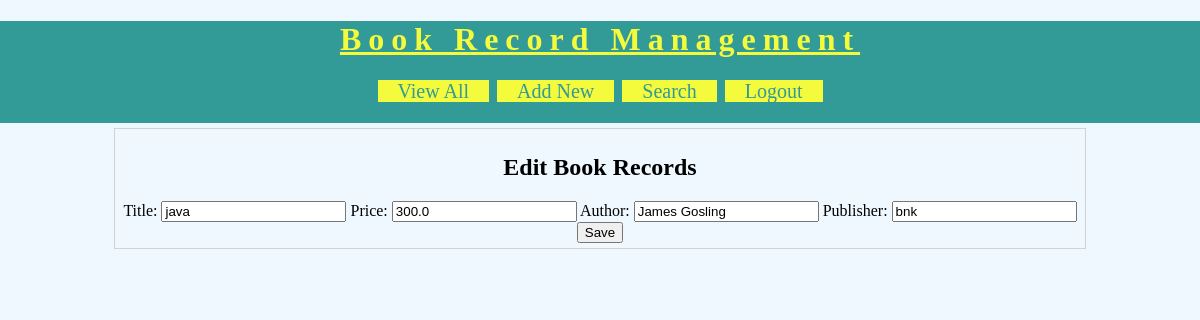
The page /BRMAPP/edit-book?bookid=3 (signed in) on the database its author committed.
### BRMAPP/models.py (models this page shows)
class Book(models.Model):
    title=models.CharField(max_length=100)
    price=models.FloatField()
    author=models.CharField(max_length=100)
    publisher=models.CharField(max_length=100)

### BRMAPP/views.py (the view)
# urls.py: re_path('edit-book',views.editBook),
@login_required(login_url='/BRMAPP/login/')
def editBook(request):
    models.Book.objects.filter(id=request.GET['bookid'])
    book = models.Book.objects.get(id=request.GET['bookid'])
    fields = {'title': book.title, 'price': book.price, 'author': book.author,
              'publisher': book.publisher}
    form = NewBookForm(initial=fields)
    res = render(request, 'BRMAPP/edit_book.html',
                 {'form': form, 'book': book})
    return res

### BRMAPP/forms.py
class NewBookForm(forms.Form):
    title = forms.CharField(label='Title', max_length=100)
    price = forms.FloatField(label='Price')
    author = forms.CharField(label='Author')
    publisher = forms.CharField(label='Publisher')

### templates/BRMAPP/edit_book.html (shortened to what this page needs)
<!DOCTYPE html>
{%load static %}
<html>
    <head>
        <link rel="stylesheet" href="{%static 'css/BRMstyle.css' %}">
    </head>
    <body>
        <div id="header">
            <h1>Book Record Management</h1>
            <div id="nav">
                <a href="/BRMAPP/view-books">View All</a>
                <a href="/BRMAPP/new-book">Add New</a>
                <a href="/BRMAPP/search-book">Search</a>
                <a href="/BRMAPP/logout">Logout</a>
            </div>
        </div>
        <div id="main">
            <h2>Edit Book Records</h2>
            <form action='/BRMAPP/edit' method='post'>
            {{form}}
            <input type='submit' value='Save'>
            </form>
        </div>
    </body>
    </html>

### static/css/BRMstyle.css (style rules this page uses)
body { background-color:aliceblue; margin:0px 0px 0px 0px; font-family:"calibri"; }
#header { background-color:#329A97; padding-bottom:20px; text-align:center; }
#header h1 { text-align:center; color:#F4FA3C; letter-spacing:7px; text-decoration:underline; }
#nav { width:60%; margin:auto; }
#nav a { background-color:#F4FA3C; width:150px; border:solid 2px #329A97; font-size:20px; text-decoration:none; color:#329A97; padding-left:20px; padding-right:20px; }
#main { margin: auto; border:solid 1px lightgray; width:80%; padding:5px; margin-top:5px; }
#main form, #main h2 { text-align:center; }

### rows shown on the page
Book: title "java", price "300.0", author "James Gosling", publisher "bnk"
